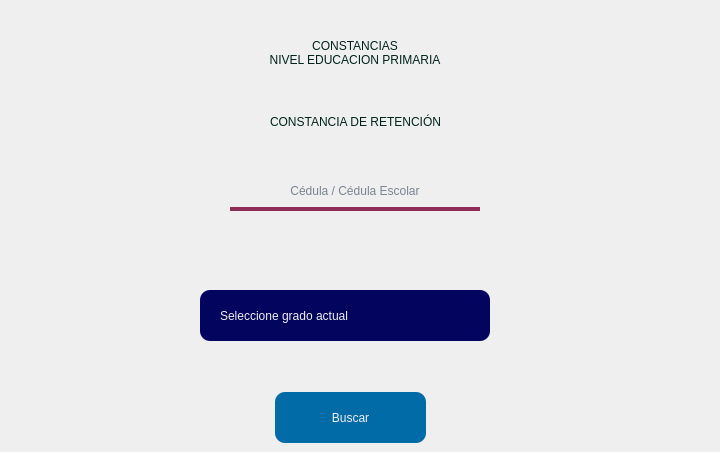
       <widget class="QWidget" name="ConsRete">
        <widget class="QLabel" name="Prim_Label_2">
         <property name="geometry">
          <rect>
           <x>0</x>
           <y>12</y>
           <width>710</width>
           <height>81</height>
          </rect>
         </property>
         <property name="styleSheet">
          <string notr="true">font: 28pt &quot;Arial Black&quot;;
color: #00241b;
</string>
         </property>
         <property name="text">
          <string>CONSTANCIAS
NIVEL EDUCACION PRIMARIA</string>
         </property>
         <property name="alignment">
          <set>Qt::AlignCenter</set>
         </property>
        </widget>
        <widget class="QComboBox" name="ComboRetP">
         <property name="geometry">
          <rect>
           <x>200</x>
           <y>290</y>
           <width>290</width>
           <height>51</height>
          </rect>
         </property>
         <property name="styleSheet">
          <string notr="true">QComboBox { 
	border-radius: 10px;
	background: #03045e;
	padding-left: 25px;
	color: #F0F0F0;
	padding-left: 20px;
	font: 17pt &quot;Arial&quot;;
}

QComboBox QAbstractItemView{
	background-color: #3E6D9C;
	color: #F0F0F0;
 
	selection-background-color: #3E6D9C;
	selection-color: #3E6D9C;
	
	font: 45 bold 12pt &quot;URW Gothic [urw]&quot;;
	color: #F0F0F0;
}

QComboBox::drop-down {
	border: 0px;
}
</string>
         </property>
         <property name="editable">
          <bool>false</bool>
         </property>
         <property name="currentText">
          <string>Seleccione grado actual</string>
         </property>
         <property name="currentIndex">
          <number>0</number>
         </property>
         <property name="iconSize">
          <size>
           <width>16</width>
           <height>16</height>
          </size>
         </property>
         <property name="placeholderText">
          <string/>
         </property>
         <property name="frame">
          <bool>true</bool>
         </property>
         <item>
          <property name="text">
           <string>Seleccione grado actual</string>
          </property>
         </item>
        </widget>
        <widget class="QPushButton" name="SearchConstRetP_Btn">
         <property name="geometry">
          <rect>
           <x>275</x>
           <y>392</y>
           <width>151</width>
           <height>51</height>
          </rect>
         </property>
         <property name="focusPolicy">
          <enum>Qt::NoFocus</enum>
         </property>
         <property name="styleSheet">
          <string notr="true">QPushButton#SearchConstRetP_Btn{
background-color: #006BA6;
border-radius: 10px;
font: bold 15pt &quot;Arial&quot;;
color: #F0F0F0;
}

QPushButton#SearchConstRetP_Btn:pressed{
background-color: #03045e;
}</string>
         </property>
         <property name="text">
          <string>Buscar</string>
         </property>
        </widget>
        <widget class="QLabel" name="ProsecMed">
         <property name="geometry">
          <rect>
           <x>0</x>
           <y>96</y>
           <width>711</width>
           <height>51</height>
          </rect>
         </property>
         <property name="styleSheet">
          <string notr="true">font: 18pt &quot;Arial Black&quot;;
color: #00241b;
</string>
         </property>
         <property name="text">
          <string>CONSTANCIA DE RETENCIÓN</string>
         </property>
         <property name="alignment">
          <set>Qt::AlignCenter</set>
         </property>
        </widget>
        <widget class="QLineEdit" name="Ced_Search_RetP">
         <property name="geometry">
          <rect>
           <x>230</x>
           <y>170</y>
           <width>250</width>
           <height>41</height>
          </rect>
         </property>
         <property name="styleSheet">
          <string notr="true">background-color: transparent;
color: #011936;
font: 15pt &quot;Arial&quot;;
border: 4px solid Transparent;
border-bottom-color: #8F2D56;</string>
         </property>
         <property name="text">
          <string/>
         </property>
         <property name="maxLength">
          <number>11</number>
         </property>
         <property name="alignment">
          <set>Qt::AlignCenter</set>
         </property>
         <property name="placeholderText">
          <string>Cédula / Cédula Escolar</string>
         </property>
        </widget>
       </widget>
